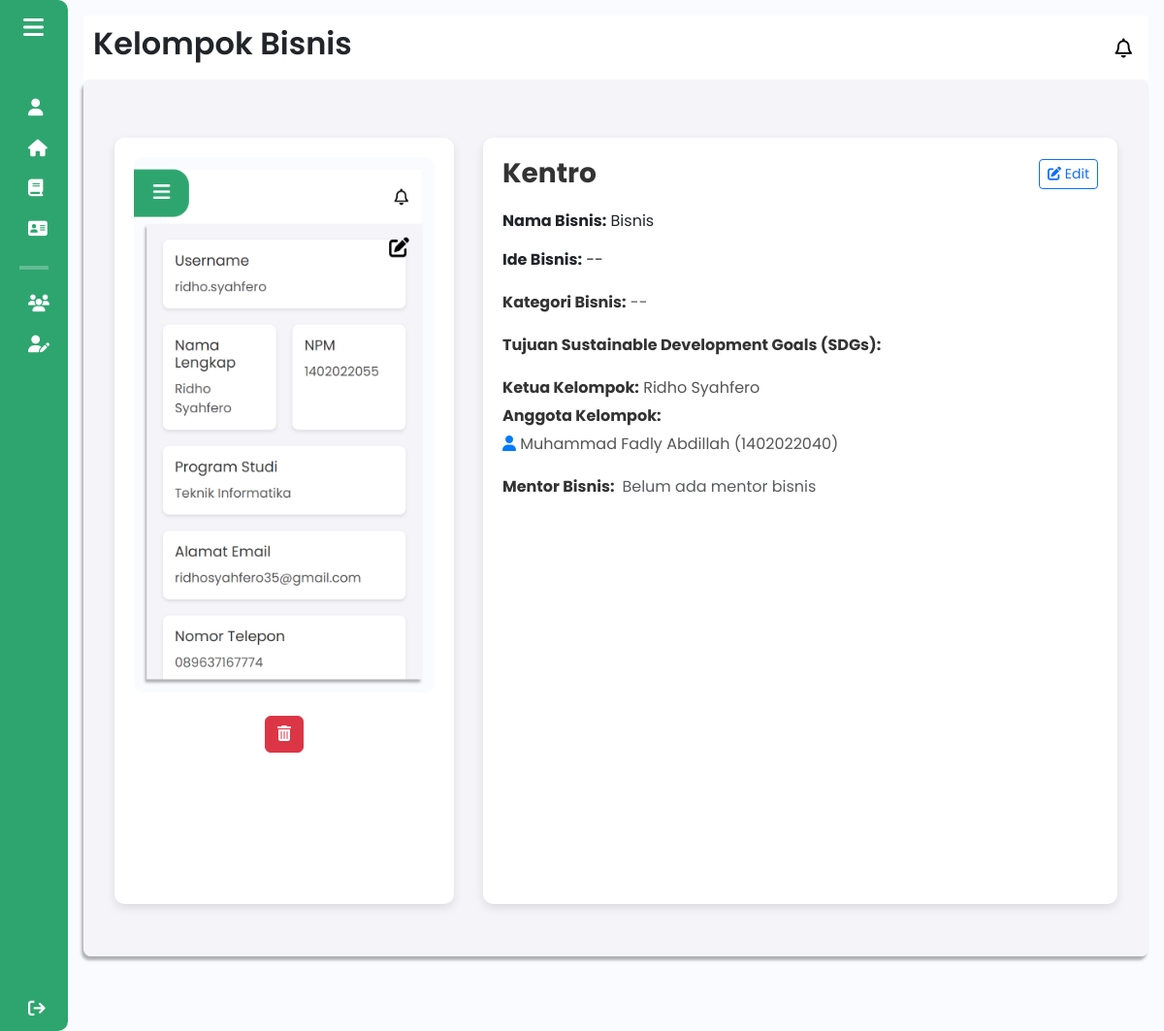
The page /mahasiswa/detail_kelompok_bisnis?id=32 (signed in) on the database its author committed.
### tables this page shows
CREATE TABLE `anggota_kelompok` (
  `id` int(11) NOT NULL,
  `id_kelompok` int(11) DEFAULT NULL,
  `npm_anggota` varchar(20) DEFAULT NULL
);

CREATE TABLE `kelompok_bisnis` (
  `id_kelompok` int(11) NOT NULL,
  `npm_ketua` varchar(20) DEFAULT NULL,
  `nama_kelompok` varchar(50) DEFAULT NULL,
  `nama_bisnis` varchar(50) DEFAULT NULL,
  `logo_bisnis` varchar(255) DEFAULT NULL,
  `tahun_akademik_id` int(11) DEFAULT NULL,
  `kategori_bisnis` varchar(255) DEFAULT NULL,
  `sdg` varchar(255) DEFAULT NULL,
  `ide_bisnis` varchar(255) DEFAULT NULL,
  `id_mentor` int(11) DEFAULT NULL,
  `status_inkubasi` enum('direkomendasikan','disetujui','ditolak','masuk','tidak masuk') DEFAULT NULL,
  `status_kelompok_bisnis` enum('aktif','tidak aktif') DEFAULT 'aktif'
);

CREATE TABLE `mahasiswa` (
  `id` int(11) NOT NULL,
  `user_id` int(11) NOT NULL,
  `nama` varchar(100) NOT NULL,
  `npm` varchar(15) NOT NULL,
  `program_studi` varchar(100) NOT NULL,
  `email` varchar(100) DEFAULT NULL,
  `contact` varchar(15) DEFAULT NULL,
  `fakultas` varchar(100) DEFAULT NULL,
  `id_kelompok` int(11) DEFAULT NULL,
  `alamat` varchar(255) DEFAULT NULL
);

### components/pages/mahasiswa/detail_kelompok_bisnis.php (the view, shortened to what this page needs)
<?php
include $_SERVER['DOCUMENT_ROOT'] . '/Entree/config/db_connection.php';
$npm_mahasiswa = $_SESSION['npm'] ?? null;
$cekKelompokQuery = "
    SELECT kb.*, ak.id_kelompok AS anggota_id
    FROM kelompok_bisnis kb
    LEFT JOIN anggota_kelompok ak ON kb.id_kelompok = ak.id_kelompok
    WHERE kb.npm_ketua = '$npm_mahasiswa' OR ak.npm_anggota = '$npm_mahasiswa' LIMIT 1";
$cekKelompokResult = mysqli_query($conn, $cekKelompokQuery);
$kelompokTerdaftar = mysqli_fetch_assoc($cekKelompokResult) ?: [];
$mentorData = [];
$mentorAda = !empty($kelompokTerdaftar['id_mentor']);
?>
<!DOCTYPE html>
<html lang="en">
<head>
    <link href="https://cdn.lineicons.com/4.0/lineicons.css" rel="stylesheet" />
    <link href="https://cdn.jsdelivr.net/npm/bootstrap@5.3.0-alpha3/dist/css/bootstrap.min.css" rel="stylesheet"
>
    <link rel="stylesheet" href="/Entree/assets/css/detail_kelompok.css">
</head>
<body>
    <div class="wrapper">
        <?php include 'sidebar_mahasiswa.php'; ?>
        <div class="main p-3">
            <div class="main_header">
                <?php
                    include 'header_mahasiswa.php';
                ?>
            </div>
            <div class="main_wrapper">
                <?php if ($kelompokTerdaftar) { ?>
                    <div class="container">
                        <div class="left">
                            <img alt="Logo Bisnis" src="/Entree/components/pages/mahasiswa/logos/<?php echo $kelompokTerdaftar['logo_bisnis']; ?>" />
                            <p>
                            <button class="btn btn-danger mt-4" type="button" data-bs-toggle="collapse" data-bs-target="#collapseWidthExample_2" aria-expanded="false" aria-controls="collapseWidthExample">
                                <i class="fas fa-trash-alt"></i>
                            </button>
                            </p>
                            <div style="min-height: 120px;">
                            </div>
                        </div>
                        <div class="right">
                            <?php if (!$mentorAda) { ?>
                                <div class="title-edit">
                                    <h1 id="nama-kelompok-text"><?php echo htmlspecialchars($kelompokTerdaftar['nama_kelompok']); ?></h1>
                                    <button type="button" class="btn btn-outline-primary btn-sm" data-bs-toggle="modal" data-bs-target="#editModal">
                                        <i class="fas fa-edit"></i> Edit
                                    </button>
                                </div>
                            <?php } ?>
                                <div class="ide_bisnis">
                                    <p><strong>Nama Bisnis:</strong> <?php echo htmlspecialchars($kelompokTerdaftar['nama_bisnis'] ?? '--'); ?></p>
                                </div>
                                <div class="ide_bisnis">
                                    <p><strong>Ide Bisnis:</strong> <?php echo htmlspecialchars($kelompokTerdaftar['ide_bisnis'] ?? '--'); ?></p>
                                </div>
                                <div class="category">
                                    <p><strong>Kategori Bisnis:</strong> <?php echo htmlspecialchars($kelompokTerdaftar['kategori_bisnis'] ?? '--'); ?></p>
                                </div>
                                <div class="sdg">
                                    <strong>Tujuan Sustainable Development Goals (SDGs):</strong>
                                </div>
                            <div class="bottom">
                                <div class="members">
                                    <p><strong>Ketua Kelompok:</strong>
                                        <?php
                                        $ketuaQuery = "SELECT nama FROM mahasiswa WHERE npm = '" . ($kelompokTerdaftar['npm_ketua'] ?? '') . "' LIMIT 1";
                                        $ketuaResult = mysqli_query($conn, $ketuaQuery);
                                        $ketuaData = mysqli_fetch_assoc($ketuaResult) ?: [];
                                        echo htmlspecialchars($ketuaData['nama'] ?? 'Data tidak tersedia');
                                        ?>
                                    </p>
                                    <p><strong>Anggota Kelompok:</strong></p>
                                    <?php
                                    $anggotaQuery = "
                                        SELECT ak.npm_anggota, m.nama
                                        FROM anggota_kelompok ak
                                        JOIN mahasiswa m ON ak.npm_anggota = m.npm
                                        WHERE ak.id_kelompok = '" . ($kelompokTerdaftar['id_kelompok'] ?? '') . "'";
                                    $anggotaResult = mysqli_query($conn, $anggotaQuery);
                                    if (mysqli_num_rows($anggotaResult) > 0) {
                                        while ($anggota = mysqli_fetch_assoc($anggotaResult)) {
                                            echo "<p><i class='fas fa-user'></i> " . htmlspecialchars($anggota['nama'] ?? 'Nama tidak tersedia') . " (" . htmlspecialchars($anggota['npm_anggota'] ?? 'NPM tidak tersedia') . ")</p>";
                                        }
                                    } else {
                                        echo "<p>Belum ada anggota kelompok.</p>";
                                    }
                                    ?>
                                </div>
                                <div class="tutor">
                                    <div class="d-flex align-items-center mentor">
                                        <strong class="me-2">Mentor Bisnis:</strong>
                                        <?php if ($mentorAda) { ?>
                                            <a class="text-decoration-none" data-bs-toggle="collapse" href="#collapseExample" role="button" aria-expanded="false" aria-controls="collapseExample">
                                                <div class="card d-inline-block" title="Lihat Detail Mentor Bisnis">
                                                    <div class="card-body p-0">
                                                        <p class="card-text m-0 text-center">
                                                            <?php echo htmlspecialchars($mentorData['nama_mentor']); ?>
                                                        </p>
                                                    </div>
                                                </div>
                                            </a>
                                        <?php } else { ?>
                                            <span class="text-muted">Belum ada mentor bisnis</span>
                                        <?php } ?>
                                    </div>
                                </div>
                            </div>
                        </div>
                    </div>
                <?php } else { ?>
                    <div class="alert alert-warning">Kelompok Bisnis belum terdaftar.</div>
                <?php } ?>
            </div>
        </div>
    </div>
    <div class="toast-container position-fixed top-0 end-0 p-3">
    </div>
</body>
</html>

### assets/css/detail_kelompok.css (style rules this page uses)
body { font-family: "Arial", sans-serif; background-color: #f4f7fb; }
.container { display: flex; flex-direction: row; gap: 30px; padding: 40px; justify-content: center; }
.left { width: 350px; background-color: #fff; border-radius: 10px; box-shadow: 0 4px 10px rgba(0, 0, 0, 0.1); padding: 20px; text-align: center; }
.left img { width: 100%; height: auto; border-radius: 10px; }
.right { flex: 1; background-color: #fff; border-radius: 10px; box-shadow: 0 4px 10px rgba(0, 0, 0, 0.1); padding: 20px; }
.title-edit { display: flex; justify-content: space-between; align-items: center; margin-bottom: 20px; }
.title-edit h1 { margin: 0; font-size: 28px; font-weight: bold; color: #333; }
.category, .sdg, .members, .tutor { margin-top: 20px; }
.category p, .sdg p, .members p, .tutor p { font-size: 16px; color: #555; }
.category strong, .sdg strong, .members strong, .tutor strong { font-weight: bold; color: #333; }
.members p, .tutor p { font-size: 16px; color: #333; margin-bottom: 5px; }
.members p i, .tutor p i { color: #007bff; }
.bottom { margin-top: 20px; }
.bottom p { font-size: 16px; color: #555; }
.bottom p strong { font-weight: bold; color: #333; }

### assets/css/sidebar.css (style rules this page uses)
h1 { font-weight: 600; font-size: 1.5rem; }
body { font-family: "Poppins", sans-serif; }
.wrapper { display: flex; }
.main { min-height: 100vh; width: 100%; overflow: hidden; transition: all 0.35s ease-in-out; background-color: #fafbfe; }
.main_wrapper { width: 100%; height: 85vh; background-color: #f4f4f9; box-shadow: -2px 4px 3px rgba(0, 0, 0, 0.3); margin: 0; padding: 20px; overflow-y: auto; border-radius: 8px; }

### assets/css/header.css (style rules this page uses)
h1 { font-weight: 600; font-size: 1.5rem; }
body { font-family: "Poppins", sans-serif; }
.main_header { display: flex; justify-content: space-between; align-items: center; padding: 5px; background-color: #fff; min-height: 50px; }

### rows shown on the page
anggota_kelompok: id_kelompok.logo_bisnis (picture), id_kelompok.nama_kelompok "Kentro", id_kelompok.nama_bisnis "Bisnis", id_kelompok.ide_bisnis "--", id_kelompok.kategori_bisnis "--", mahasiswa.nama "Muhammad Fadly Abdillah", npm_anggota "1402022040"
mahasiswa: nama "Ridho Syahfero"

### other values the page prints
$pageTitle "Kelompok Bisnis"
